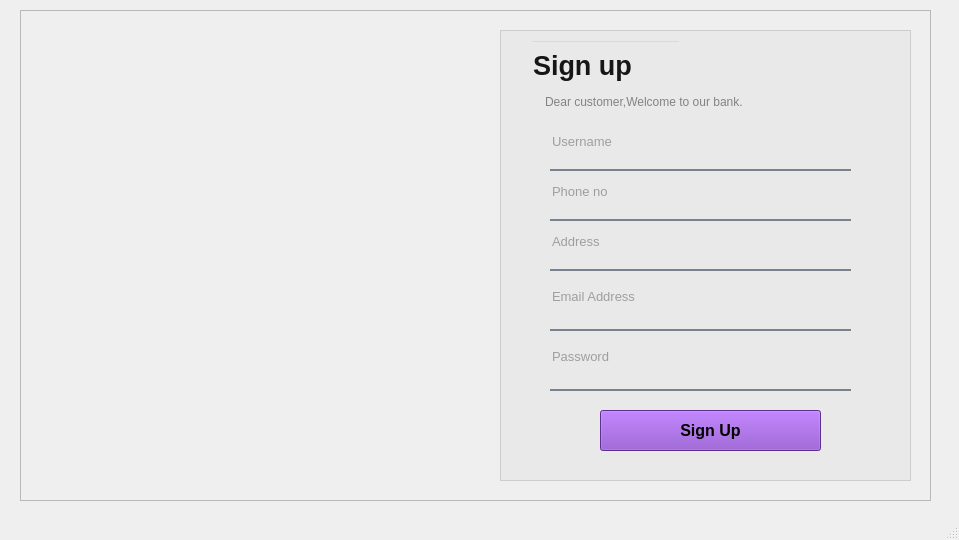
<?xml version="1.0" encoding="UTF-8"?>
<ui version="4.0">
 <class>MainWindow</class>
 <widget class="QMainWindow" name="MainWindow">
  <property name="geometry">
   <rect>
    <x>0</x>
    <y>0</y>
    <width>959</width>
    <height>540</height>
   </rect>
  </property>
  <property name="windowTitle">
   <string>MainWindow</string>
  </property>
  <widget class="QWidget" name="centralwidget">
   <widget class="QFrame" name="frame">
    <property name="geometry">
     <rect>
      <x>20</x>
      <y>10</y>
      <width>911</width>
      <height>491</height>
     </rect>
    </property>
    <property name="mouseTracking">
     <bool>true</bool>
    </property>
    <property name="styleSheet">
     <string notr="true">background-color:rgb(197, 197, 0);
border-radius:17px;
QWidget *frame = new QWidget(this);
frame-&gt;setGeometry(x, y, width, height);
frame-&gt;setStyleSheet(&quot;background-image: url(:/path/to/image.png)&quot;);</string>
    </property>
    <property name="frameShape">
     <enum>QFrame::StyledPanel</enum>
    </property>
    <property name="frameShadow">
     <enum>QFrame::Raised</enum>
    </property>
    <widget class="QFrame" name="frame_2">
     <property name="geometry">
      <rect>
       <x>480</x>
       <y>20</y>
       <width>411</width>
       <height>451</height>
      </rect>
     </property>
     <property name="styleSheet">
      <string notr="true">background-color:rgba(225,225,225,120);</string>
     </property>
     <property name="frameShape">
      <enum>QFrame::StyledPanel</enum>
     </property>
     <property name="frameShadow">
      <enum>QFrame::Raised</enum>
     </property>
     <widget class="QLineEdit" name="lineEdit">
      <property name="geometry">
       <rect>
        <x>30</x>
        <y>10</y>
        <width>151</width>
        <height>51</height>
       </rect>
      </property>
      <property name="font">
       <font>
        <family>Segoe UI</family>
        <pointsize>20</pointsize>
        <bold>true</bold>
       </font>
      </property>
      <property name="toolTip">
       <string>&lt;html&gt;&lt;head/&gt;&lt;body&gt;&lt;p&gt;&lt;span style=&quot; font-size:20pt; font-weight:700; color:#616161;&quot;&gt;Sign Up&lt;/span&gt;&lt;/p&gt;&lt;/body&gt;&lt;/html&gt;</string>
      </property>
      <property name="styleSheet">
       <string notr="true">background-color:rgba(255, 255, 255,0);
color:rgb(22, 22, 22);</string>
      </property>
      <property name="text">
       <string>Sign up</string>
      </property>
      <property name="readOnly">
       <bool>true</bool>
      </property>
     </widget>
     <widget class="QLineEdit" name="lineEdit_2">
      <property name="geometry">
       <rect>
        <x>50</x>
        <y>90</y>
        <width>301</width>
        <height>51</height>
       </rect>
      </property>
      <property name="font">
       <font>
        <pointsize>10</pointsize>
       </font>
      </property>
      <property name="styleSheet">
       <string notr="true">background-color:rgba(0, 0, 0,0);
border:none;
border-bottom:2px solid rgba(105,118,132,225);
color:rgb(83, 83, 83);
padding-bottom:7px;</string>
      </property>
      <property name="placeholderText">
       <string>Username</string>
      </property>
      <property name="clearButtonEnabled">
       <bool>true</bool>
      </property>
     </widget>
     <widget class="QLineEdit" name="lineEdit_3">
      <property name="geometry">
       <rect>
        <x>50</x>
        <y>140</y>
        <width>301</width>
        <height>51</height>
       </rect>
      </property>
      <property name="font">
       <font>
        <pointsize>10</pointsize>
       </font>
      </property>
      <property name="styleSheet">
       <string notr="true">background-color:rgba(0, 0, 0,0);
border:none;
border-bottom:2px solid rgba(105,118,132,225);
color:rgb(83, 83, 83);
padding-bottom:7px;</string>
      </property>
      <property name="placeholderText">
       <string>Phone no</string>
      </property>
      <property name="clearButtonEnabled">
       <bool>true</bool>
      </property>
     </widget>
     <widget class="QLineEdit" name="lineEdit_4">
      <property name="geometry">
       <rect>
        <x>50</x>
        <y>190</y>
        <width>301</width>
        <height>51</height>
       </rect>
      </property>
      <property name="font">
       <font>
        <pointsize>10</pointsize>
       </font>
      </property>
      <property name="styleSheet">
       <string notr="true">background-color:rgba(0, 0, 0,0);
border:none;
border-bottom:2px solid rgba(105,118,132,225);
color:rgb(83, 83, 83);
padding-bottom:7px;</string>
      </property>
      <property name="placeholderText">
       <string>Address</string>
      </property>
      <property name="clearButtonEnabled">
       <bool>true</bool>
      </property>
     </widget>
     <widget class="QLineEdit" name="lineEdit_5">
      <property name="geometry">
       <rect>
        <x>50</x>
        <y>240</y>
        <width>301</width>
        <height>61</height>
       </rect>
      </property>
      <property name="font">
       <font>
        <pointsize>10</pointsize>
       </font>
      </property>
      <property name="styleSheet">
       <string notr="true">background-color:rgba(0, 0, 0,0);
border:none;
border-bottom:2px solid rgba(105,118,132,225);
color:rgb(83, 83, 83);
padding-bottom:7px;</string>
      </property>
      <property name="placeholderText">
       <string>Email Address</string>
      </property>
      <property name="clearButtonEnabled">
       <bool>true</bool>
      </property>
     </widget>
     <widget class="QLineEdit" name="lineEdit_6">
      <property name="geometry">
       <rect>
        <x>50</x>
        <y>300</y>
        <width>301</width>
        <height>61</height>
       </rect>
      </property>
      <property name="font">
       <font>
        <pointsize>10</pointsize>
       </font>
      </property>
      <property name="styleSheet">
       <string notr="true">background-color:rgba(0, 0, 0,0);
border:none;
border-bottom:2px solid rgba(105,118,132,225);
color:rgb(83, 83, 83);
padding-bottom:7px;</string>
      </property>
      <property name="echoMode">
       <enum>QLineEdit::PasswordEchoOnEdit</enum>
      </property>
      <property name="placeholderText">
       <string>Password</string>
      </property>
      <property name="cursorMoveStyle">
       <enum>Qt::LogicalMoveStyle</enum>
      </property>
      <property name="clearButtonEnabled">
       <bool>true</bool>
      </property>
     </widget>
     <widget class="QPushButton" name="pushButton">
      <property name="geometry">
       <rect>
        <x>100</x>
        <y>380</y>
        <width>221</width>
        <height>41</height>
       </rect>
      </property>
      <property name="font">
       <font>
        <pointsize>12</pointsize>
        <bold>true</bold>
       </font>
      </property>
      <property name="styleSheet">
       <string notr="true">background-color:rgb(132, 66, 198);
bottom-radius:30px;</string>
      </property>
      <property name="text">
       <string>Sign Up</string>
      </property>
     </widget>
     <widget class="QTextEdit" name="textEdit">
      <property name="geometry">
       <rect>
        <x>40</x>
        <y>60</y>
        <width>311</width>
        <height>31</height>
       </rect>
      </property>
      <property name="styleSheet">
       <string notr="true">text-color:rgb(52, 52, 52);
background-color:rgba(0,0,0,0);</string>
      </property>
      <property name="html">
       <string>&lt;!DOCTYPE HTML PUBLIC &quot;-//W3C//DTD HTML 4.0//EN&quot; &quot;http://www.w3.org/TR/REC-html40/strict.dtd&quot;&gt;
&lt;html&gt;&lt;head&gt;&lt;meta name=&quot;qrichtext&quot; content=&quot;1&quot; /&gt;&lt;meta charset=&quot;utf-8&quot; /&gt;&lt;style type=&quot;text/css&quot;&gt;
p, li { white-space: pre-wrap; }
hr { height: 1px; border-width: 0; }
li.unchecked::marker { content: &quot;\2610&quot;; }
li.checked::marker { content: &quot;\2612&quot;; }
&lt;/style&gt;&lt;/head&gt;&lt;body style=&quot; font-family:'Segoe UI'; font-size:9pt; font-weight:400; font-style:normal;&quot;&gt;
&lt;p style=&quot; margin-top:0px; margin-bottom:0px; margin-left:0px; margin-right:0px; -qt-block-indent:0; text-indent:0px;&quot;&gt;&lt;span style=&quot; color:#838383;&quot;&gt;Dear customer,Welcome to our bank.&lt;/span&gt;&lt;/p&gt;&lt;/body&gt;&lt;/html&gt;</string>
      </property>
     </widget>
    </widget>
    <widget class="QLabel" name="label">
     <property name="geometry">
      <rect>
       <x>0</x>
       <y>0</y>
       <width>911</width>
       <height>491</height>
      </rect>
     </property>
     <property name="styleSheet">
      <string notr="true">border-radius:15px;</string>
     </property>
     <property name="text">
      <string/>
     </property>
     <property name="pixmap">
      <pixmap>../../../../Users/ACER/Downloads/wp9315285.webp</pixmap>
     </property>
    </widget>
    <zorder>label</zorder>
    <zorder>frame_2</zorder>
   </widget>
  </widget>
  <widget class="QStatusBar" name="statusbar"/>
 </widget>
 <resources/>
 <connections/>
</ui>
